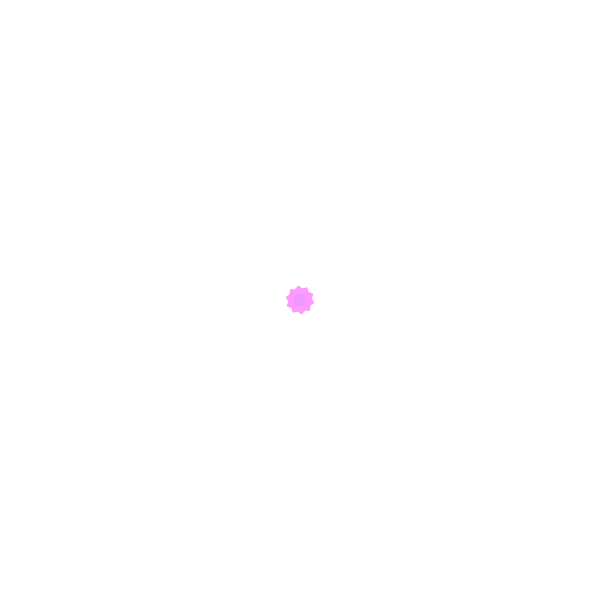
Frame 1 (no input)
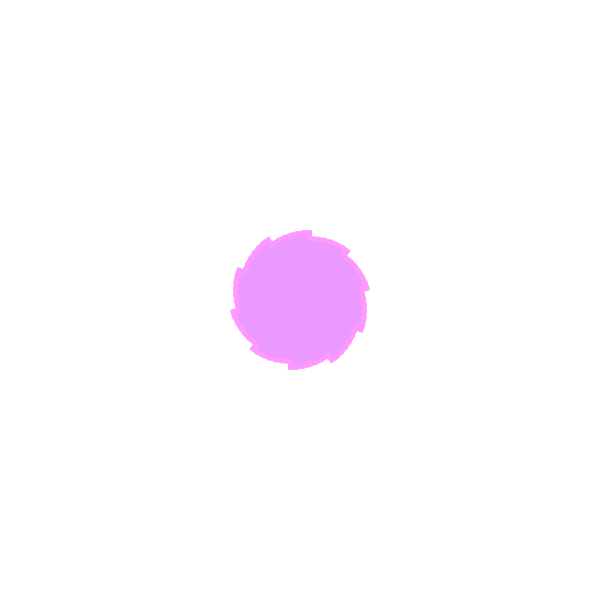
Frame 60 (no input)
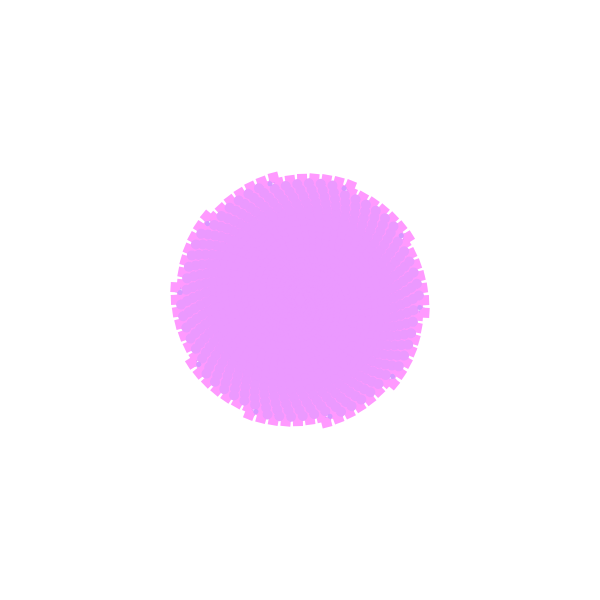
Frame 120 (the mouse pressed at the canvas centre since frame 60)

The p5.js sketch that drew these frames (run headless with seeded random() and noise() and a simulated clock; from frame 60 on, the mouse is pressed at the canvas centre):

// p5.js sketch
// ── sketch.js
var angle = 0.0;

function setup(){
  createCanvas(600, 600);
  frameRate(30);
}
function draw() {
  noStroke();
  translate(width/2,height/2);
  angle += 0.1;
  rotate(angle);
  from = color(153,153,255);
  to = color(255,153,255)
  interA = lerpColor(from, to, 0.60);
  interB = lerpColor(from, to, 0.80);
  for(var i =0; i < 10; i++){
    push();
    rotate(TWO_PI * i / 10);
    fill(from);
    rect(frameCount % (width/2),0,5,5);
    fill(to);
    rect (frameCount % (width/3),0,10,10);
    fill (interA);
    ellipse(frameCount % (width/4),0,5,5);
    fill (interB);
    ellipse(frameCount % (width/5),0,10,10);
    pop();
  }
}
